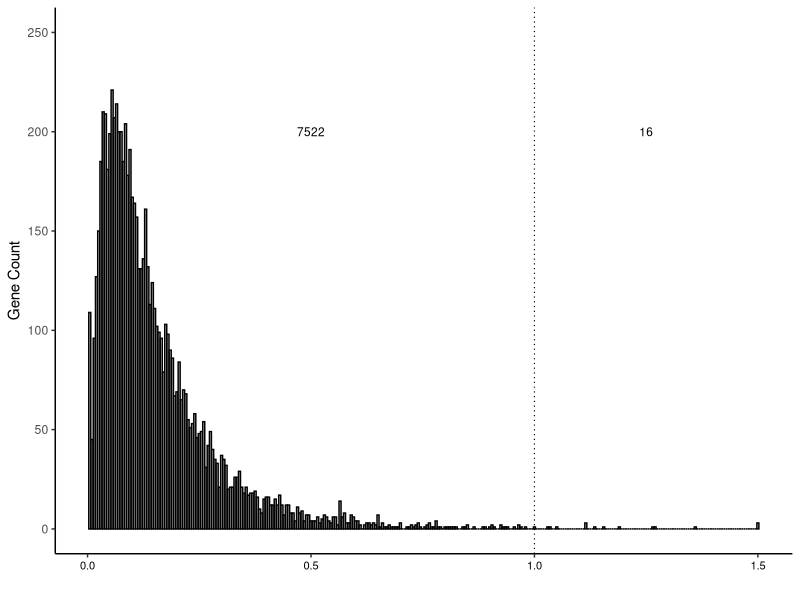

Generate this figure with R:
#PT-BR: Script para gerar histograma da distribuição de valores de dN/dS de genes analisados segundo modelo M0 do codeml (pacote PAML)
#EN: Script to generate histogram representing the distribution of dN/dS values of genes analyzed according to the M0 model of the codeml (PAML package)

require(ggplot2)

setwd('/home/user/dnds/')
remove(list=ls(all=TRUE)) #remove todos objetos criados

dados = read.csv(file = 'all_omega_codeml-M0.txt', header = FALSE, sep = '\t')
dados = dados[,4] # apenas a coluna 4 contem as informacoes de dN/dS

# contar o numero de genes em intervalos de 0.005 de dN/dS
dados_plot = c(NULL)
faixa = 0.005
contagem = 0 # armazena o numero de genes com dN/dS para determinada faixa
while (faixa <= 1.500) {
  for (omega in dados) {
    if(omega >= (faixa-0.005) && omega < faixa){
      contagem = contagem + 1
    }
    else if(faixa > 1.495 && omega >= faixa){ # agrupa todos os genes com dN/dS >= 1.5 aqui. Eh o ultimo loop while.
      contagem = contagem + 1
    }
  }
  dados_plot = rbind(dados_plot,c(faixa,contagem))
  faixa = faixa + 0.005
  contagem = 0
}

# contar quantos genes tem dN/dS > 1
omega_maior = 0
omega_menor = 0
for(row in 1:nrow(dados_plot)){
  if(dados_plot[row,1] > 1){
    omega_maior = omega_maior + dados_plot[row,2]
  }
  else{
    omega_menor = omega_menor + dados_plot[row,2]
  }
}

# converter em data.frame para plotar
dados_plot = as.data.frame(dados_plot)

dev.new(width=35, height=20)
ggplot(data =  dados_plot, aes(x = dados_plot[,1], y=dados_plot[,2])) + # usei 'reorder' para organizar os dados em ordem decrescente.
  geom_bar(colour="black",stat="identity", fill="grey80") +
  ylim(0,250) +
  theme_classic() +
  xlab('') +
  ylab('Gene Count') +
  theme(axis.text.x = element_text(angle = 0, hjust = 0.5, size = 8, color = 'black')) +
  geom_vline(xintercept = 1, linetype="dotted", color = "black", size = 0.4) +
  annotate(geom = "text", x = 1.25, y = 200, label = omega_maior, color = "black", size = 3) +
  annotate(geom = "text", x = 0.5, y = 200, label = omega_menor, color = "black", size = 3)
dev.copy2pdf(file='histograma_codeml_M0_african-clade.pdf')

